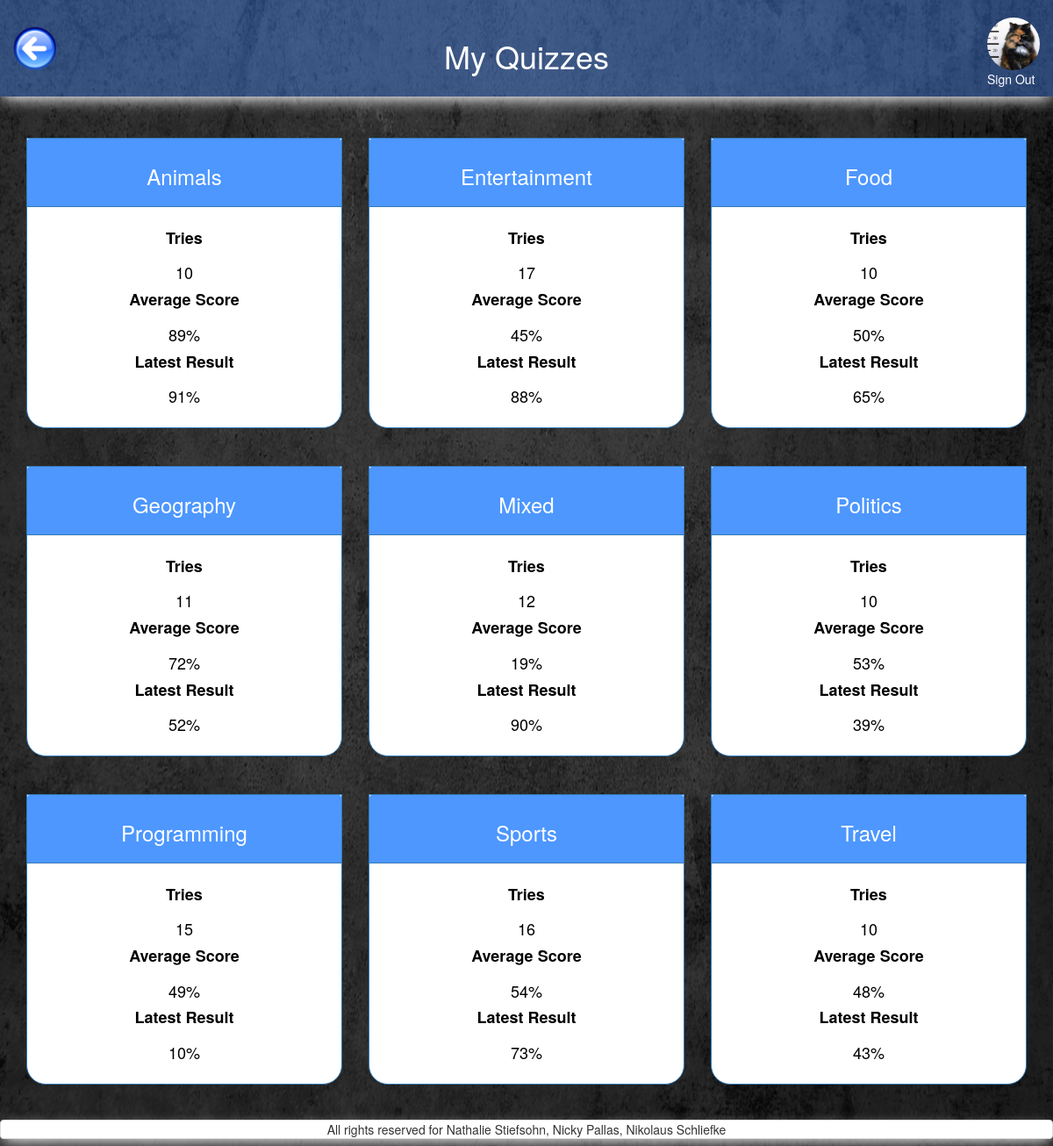
Page /my_quizzes.php (signed in) on the earlier database version.
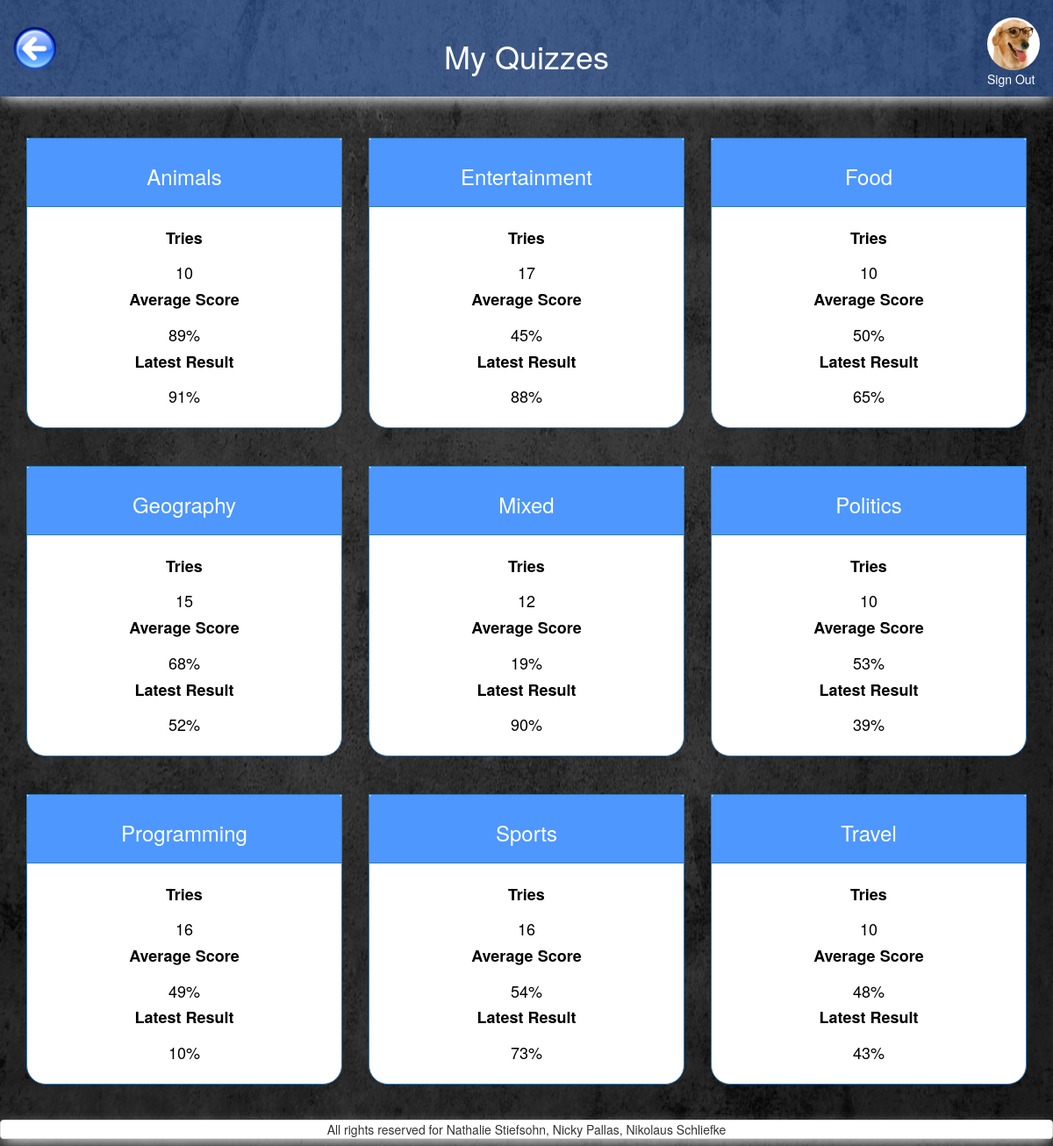
Same page on the later database version.
### tables this page shows
CREATE TABLE `users` (
  `id` int(11) NOT NULL,
  `FK_avatars` int(11) NOT NULL,
  `nickname` varchar(255) NOT NULL,
  `email` varchar(255) NOT NULL,
  `password` varchar(255) NOT NULL,
  `first_name` varchar(255) NOT NULL,
  `family_name` varchar(255) NOT NULL,
  `date_of_birth` date NOT NULL DEFAULT '1993-07-30'
);

CREATE TABLE `avatars` (
  `id` int(11) NOT NULL,
  `location` varchar(255) NOT NULL
);

CREATE TABLE `categories` (
  `id` int(11) NOT NULL,
  `category` varchar(13) NOT NULL,
  `image` varchar(255) NOT NULL DEFAULT 'default.png',
  `amount_questions` int(11) NOT NULL DEFAULT '8',
  `tries` int(11) NOT NULL DEFAULT '5',
  `passed_at` decimal(3,2) NOT NULL DEFAULT '0.60'
);

### includes/start_session_user.php (called while the page is built, shortened)
<?php
 require_once 'dbconnect.php';
 $res=mysqli_query($con, "SELECT first_name, family_name, date_of_birth, nickname, users.id AS user_id, avatars.location AS avatar, avatars.id AS avatar_id, email FROM users
 	JOIN avatars ON users.FK_avatars=avatars.id
 	WHERE users.id=".$_SESSION['user']);
	 $userRow=mysqli_fetch_array($res);
	 $user_id = $userRow['user_id'];
	 $user_avatar = $userRow['avatar'];
?>

### query/my_quizzes_categories.php (called while the page is built)
<?php
$query_categories = "
    SELECT
        category,
        categories.id AS category_id,
        count(quizzes.id) AS games_played,
        avg(scores) AS average_score,
        max(start_timestamp) AS latest_timestamp
    FROM `quizzes`
    LEFT JOIN categories ON categories.id=quizzes.FK_categories
    where FK_users = ".$user_id."
    GROUP by category
    ORDER BY
        category ASC;
";
$res_categories = mysqli_query($con, $query_categories);
?>

### my_quizzes.php (the view, shortened to what this page needs)
<?php
require_once('includes/start_session_user.php');
?>
<!DOCTYPE html>
<html>
<head>
    <?php
require_once('includes/head_tag.php');
    ?>
</head>
<body>
<div id="wrap">
  <div id="main" class="container-fluid clear-top">
    <header class="row shadow" id="header">
            <div class="col-xs-3">
                <a href="home_user.php">
                    <img alt="back_button" src="pictures/back_button.png" id="back_button"/>
                </a>
            </div>
            <div class="col-xs-6 white text-center margin-top">
                <h1 class="heading_font">My Quizzes</h1>
            </div>
        <?php
        echo'
            <div class="col-xs-3">
                <a href="logout.php?logout" class="pull-right">
                    <img class="img-circle show_avatar border" src="'.$user_avatar.'" alt="avatar" id="avatar_img"><br>
                    Sign Out
                </a>
            </div>';
        ?>
    </header>
    <div class="row">
        <main class="col-xs-12">
            <section class="row">
                <div class="col-xs-12 margin-top">
                <?php
                require_once('query/my_quizzes_categories.php');
                while ($row_categories  = mysqli_fetch_array($res_categories)){
                    $category = $row_categories['category'];
                    $category_id=$row_categories['category_id'];
                    $average_score=$row_categories['average_score'];
                    $latest_timestamp=$row_categories['latest_timestamp'];
                    $games_played=$row_categories['games_played'];
                    $query_latest_result = "
                        SELECT
                            scores AS latest_score
                        FROM `quizzes`
                        LEFT JOIN categories ON categories.id=quizzes.FK_categories
                        where FK_users = ".$user_id."
                        AND categories.id=".$category_id."
                        AND start_timestamp='".$latest_timestamp."'"
                    ;
                    $res_latest_result = mysqli_query($con, $query_latest_result);
                    $latest_result = mysqli_fetch_array($res_latest_result);
                    $latest_score = $latest_result['latest_score'];
                    echo '
                    <a class="col-xs-12 col-sm-6 col-md-4 margin-top a_category" href="quizzes_per_category.php?category_id='.$category_id.'">
                        <div class="panel panel-primary" id="category_panel" >
                            <div class="text-center panel-heading" id="category_header">
                                <h3>'.$category.'</h3>
                            </div>
                            <div class="panel-body text-center">
                                <h4><b>Tries </b><br><br>'.$games_played.'</h4>
                                <h4><b>Average Score </b><br><br>'.number_format($average_score*100).'%</h4>
                                <h4><b>Latest Result </b><br><br>'.number_format($latest_score*100).'%</h4>
                            </div>
                        </div>
                    </a>
                    ';
                }
                ?>
                </div>
            </section>
        </main>
    </div>
  </div>
</div>
    <?php
require_once('includes/footer.php');
    ?>
</body>
</html>

Differences in the rows shown:
changed users: FK_avatars.location: a different picture
changed categories "Geography": games_played "11" → "15"; average_score "72" → "68"
changed categories "Programming": games_played "15" → "16"
